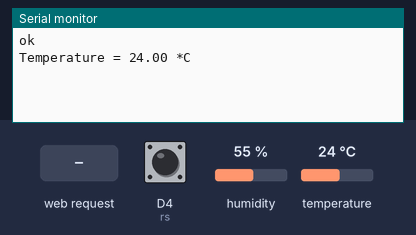
Bench run of a sketch on a simulated ESP8266 (NodeMCU). Shown: the last lines printed to the serial monitor. The inputs (shaded band) are chosen by the test bench; at power-on: humidity 55 %, temperature 24 °C, D4 (rs) HIGH. WiFi joins after 1.5 s; servers stay silent unless stated; the Firebase database answers and starts empty.

Above: at 3.0 s.
3.1 s: HTTP request GET /Temperature received
At 5.6 s:
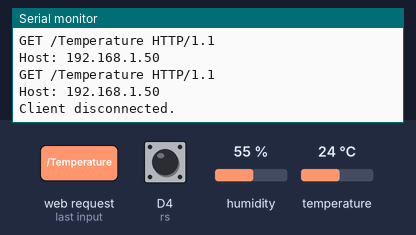
6.2 s: HTTP request GET /Humidity received
At 8.9 s:
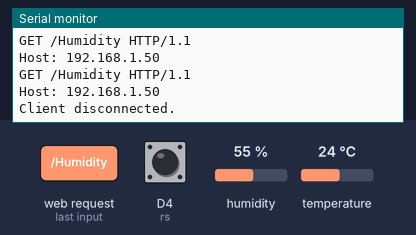
9.8 s: humidity set to 22 %
At 11.23 s:
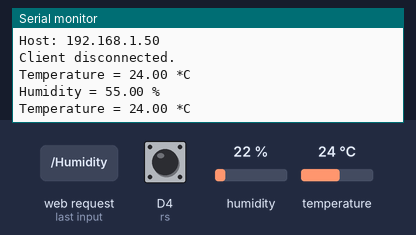
11.3 s: temperature set to 12 °C
At 12.4 s:
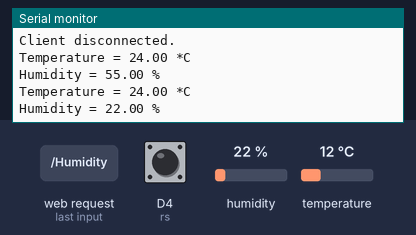
12.8 s: humidity set to 40 %
At 13.4 s:
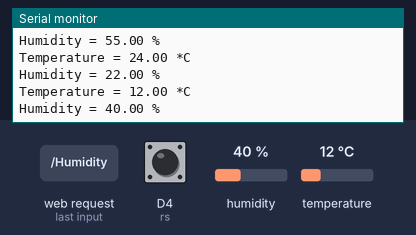
Timing chart, 0 to 15.3 s (numbered marks = the images above; inputs shaded):
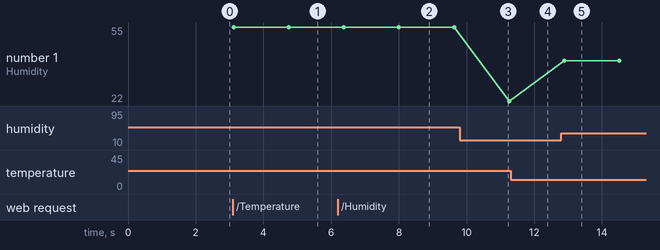

Measured:
- after the input at 3.1 s, the serial monitor: prints a new line after 2.0 s (image 1)
- after the input at 6.2 s, the serial monitor: prints a new line after 2.1 s (image 2)
- after the input at 12.8 s, the serial monitor: prints a new line after 0.08 s (image 5)
- plotted number 1: 55 → 22 after the input at 9.8 s, 22 → 40 after the input at 12.8 s

The sketch:

BME_FDB_ver3.ino
```cpp
// https://www.grc.com/fingerprints.htm
#include <Arduino.h>
#include <ESP8266WiFi.h>
#include <ESP8266WebServer.h>
#include <WiFiManager.h>
#include <Wire.h>
#include <Adafruit_Sensor.h>
#include <Adafruit_BME280.h>
#include <Firebase_ESP_Client.h>

#include "addons/TokenHelper.h"
#include "addons/RTDBHelper.h"

String ele = "bme";

#define SEALEVELPRESSURE_HPA (1013.25)
Adafruit_BME280 bme;
unsigned long delayTime;

WiFiServer server(80);

String header;

const int rs = D4;
int RS;

unsigned long currentTime = millis();
unsigned long previousTime = 0;
const long timeoutTime = 2000;
#define DATABASE_URL "https://esp8266-ai2-default-rtdb.firebaseio.com"
#define API_KEY "AIzaSyAF4OdtYUAomk_4WnvE5MXb_nphlQ33UyA"
FirebaseData fbdo;
FirebaseAuth auth;
FirebaseConfig config;
unsigned long sendDataPrevMillis = 0;
int count = 0;
bool signupOK = false;

String A = "";
String hs = "";
String T = "";
String H = "";
String STAT1 = "";
String STAT2 = "";

void setup() {
  Serial.begin(115200);

  pinMode(rs, INPUT);
  digitalWrite(rs, HIGH);
  bool status;
  status = bme.begin(0x76);
  delayTime = 1000;

  WiFiManager wifiManager;

  RS = digitalRead(rs);
  if (RS == LOW){
    wifiManager.resetSettings();
  }

  wifiManager.autoConnect("SmartStuff");

  A = WiFi.localIP().toString();
  hs = WiFi.localIP().toString();

  if (hs[3] == '.'){
    hs[3] = 'o';
  }
  if (hs[7] == '.'){
    hs[7] = 'o';
  }
  if (hs[9] == '.'){
    hs[9] = 'o';
  }
  if (hs[10] == '.'){
    hs[10] = 'o';
  }
  if (hs[11] == '.'){
    hs[11] = 'o';
  }

  STAT1 = hs + "/Temperature";
  STAT2 = hs + "/Humidity";

  config.api_key = API_KEY;
  config.database_url = DATABASE_URL;
  if (Firebase.signUp(&config, &auth, "", "")){
    Serial.println("ok");
    signupOK = true;
  }
  else{
    Serial.printf("%s\n", config.signer.signupError.message.c_str());
  }
  config.token_status_callback = tokenStatusCallback;
  Firebase.begin(&config, &auth);
  Firebase.reconnectWiFi(true);
  Firebase.RTDB.setFloat(&fbdo, STAT1, bme.readTemperature());
  Firebase.RTDB.setFloat(&fbdo, STAT2, bme.readHumidity());

  server.begin();
}

void loop(){
  WiFiClient client = server.available();
  delay(delayTime);


  if (Firebase.RTDB.getFloat(&fbdo, STAT1)) {
    Serial.print("Temperature = ");
    Serial.print(bme.readTemperature());
    Serial.println(" *C");
    T = fbdo.stringData() + " *C";
  }
  delay(10);
  if (Firebase.RTDB.getFloat(&fbdo, STAT2)) {
    Serial.print("Humidity = ");
    Serial.print(bme.readHumidity());
    Serial.println(" %");
    H = fbdo.stringData() + " %";
  }
  delay(10);
  Firebase.RTDB.setFloat(&fbdo, STAT1, bme.readTemperature());
  Firebase.RTDB.setFloat(&fbdo, STAT2, bme.readHumidity());


  if (client) {
    Serial.println("New Client.");
    String currentLine = "";
    currentTime = millis();
    previousTime = currentTime;
    while (client.connected() && currentTime - previousTime <= timeoutTime) { // loop while the client's connected
      currentTime = millis();
      if (client.available()) {
//        header = client.readStringUntil('\r');
        char c = client.read();
        Serial.write(c);
       header += c;
        if (c == '\n') {
          if (currentLine.length() == 0) {
            client.println("HTTP/1.1 200 OK");
            client.println("Content-type:text/html");
            client.println("Connection: close");
            client.println();
            Serial.println(header);

            client.println("<!DOCTYPE html><html>");
            client.println("<head><meta charset='utf-8' name=\"viewport\" content=\"width=device-width, initial-scale=1\">");
            client.println("<link rel=\"icon\" href=\"data:,\">");

            client.println("<style>html { font-family: Helvetica; display: inline-block; margin: 0px auto; text-align: center;}");
            client.println(".button { background-color: #195B6A; border: none; color: white; padding: 16px 40px;");
            client.println("text-decoration: none; font-size: 30px; margin: 2px; cursor: pointer;}");
            client.println(".button2 {background-color: #77878A;}</style>");
            client.println("</head>");


            client.println("<body><h1>IP=" + A + "</h1>");
            client.println("<body><h2>ELEMENT=" + ele + "</h2>");
            client.println("<body><h3>裝置名稱 = sMART sTUFF 溫溼度感測器</h3>");
            client.println("<body><h4>目前溫度 : " + T + "</h4>");
            client.println("<body><h4>目前濕度 : " + H + "</h4>");


            client.println();
            break;
          } else {
            currentLine = "";
          }
        } else if (c != '\r') {
          currentLine += c;
        }
      }
    }
    header = "";
    client.stop();
    Serial.println("Client disconnected.");
    Serial.println("");
  }
}
```
